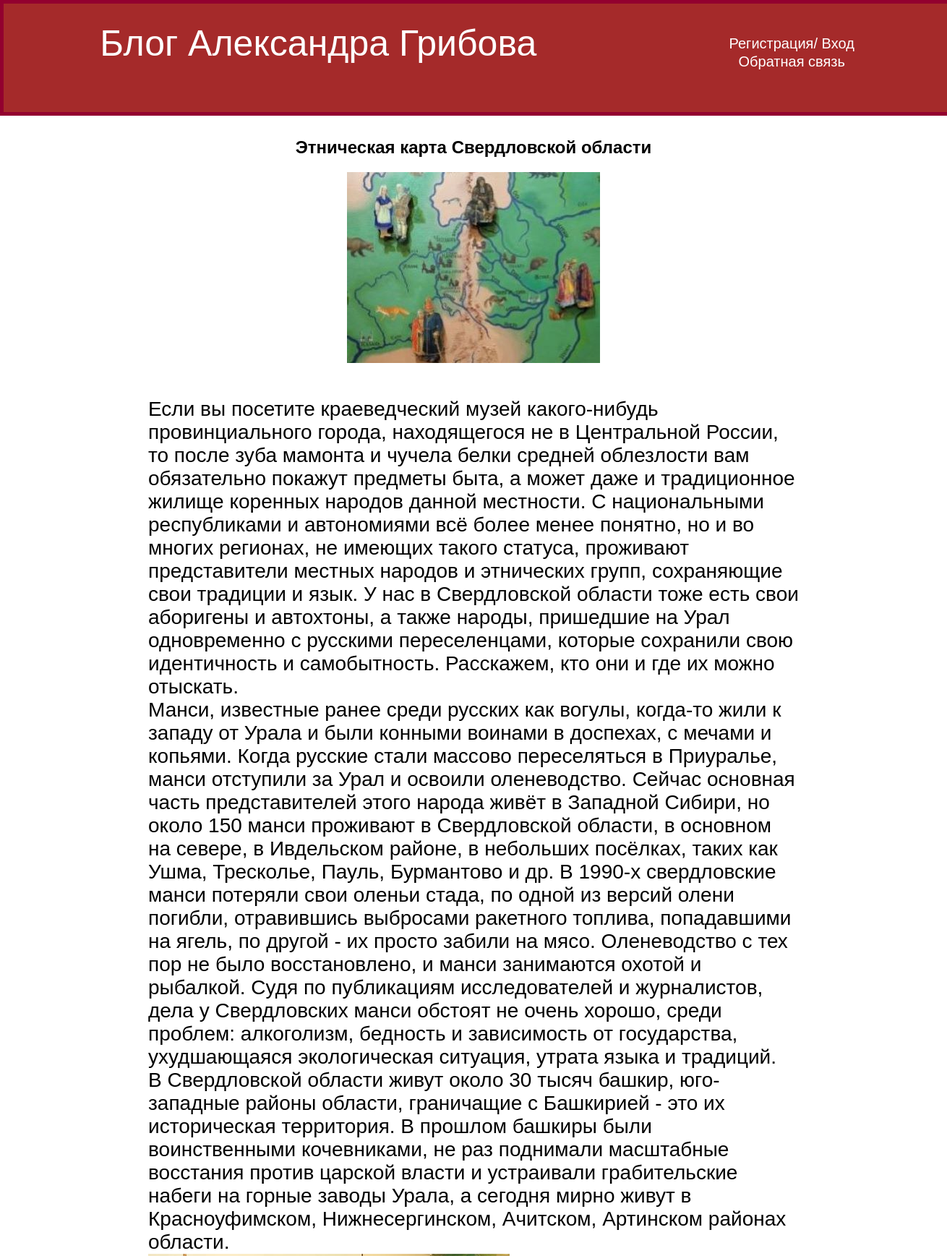
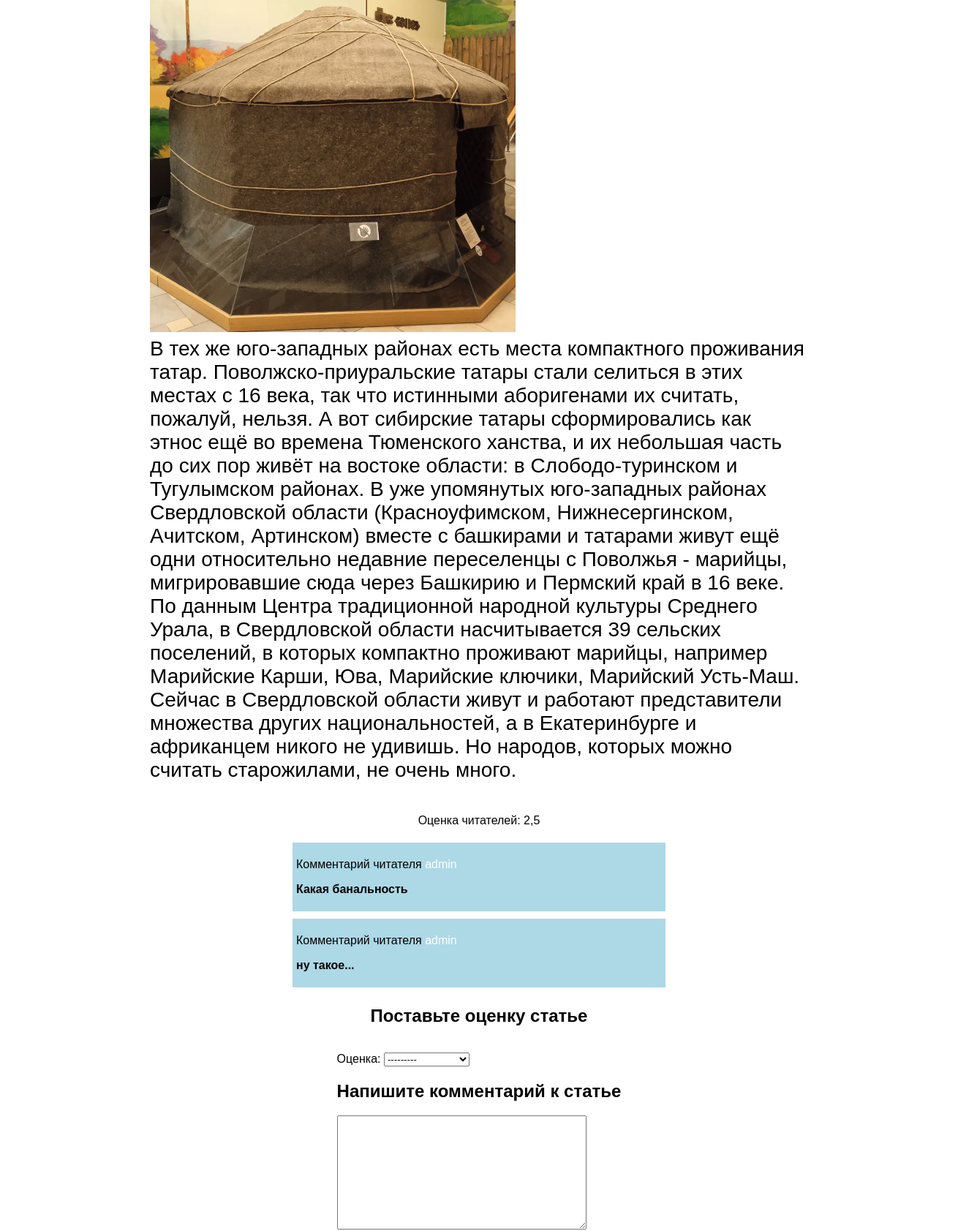
Page /details/3/ (upper part) on the committed database (2 pictures, top to bottom).
### articles/models.py (models this page shows, shortened)
class Articles(models.Model):
    objects = None
    title = models.CharField(max_length=200)
    title_pic = models.ImageField(upload_to='articles/images/')
    art_text = models.TextField()
    average_rating = models.FloatField(default=0, null=True, blank=True)

class PostFeedback(models.Model):
    feedback = models.TextField()
    commentator = models.ForeignKey(Profile, on_delete=models.CASCADE)
    article = models.ForeignKey(Articles, on_delete=models.CASCADE)
    def __str__(self):
        return self.feedback

### readers/models.py (models this page shows)
class Profile(models.Model):
    user = models.OneToOneField(User, on_delete=models.CASCADE, null=True, blank=True)
    name = models.CharField(max_length=200, null=True, blank=True)
    info = models.TextField(null=True, blank=True)
    profile_image = models.ImageField(upload_to='readers/', default='readers/default.png')
    created = models.DateTimeField(auto_now_add=True)
    def __str__(self):
        return self.name

### articles/views.py (the view, shortened to what this page needs)
# urls.py: path('<int:pk>/', views.detail, name='detail'),
def detail(request, pk):
    art = Articles.objects.get(id=pk)
    qs = art.rating_set.aggregate(Avg("rating"))['rating__avg']
    if qs is not None:
        avg_rating = round(qs, 2)
        art.average_rating = avg_rating
        art.save()
    else:
        avg_rating = 0
    form = PostFeedbackForm()
    form2 = RatingForm()
    return render(request, 'articles/details.html', {'art': art, 'form': form, "form2": form2, "avg_rating": avg_rating})

### articles/forms.py
class PostFeedbackForm(ModelForm):
    class Meta:
        model = PostFeedback
        fields = ['feedback']
        labels = {
            'feedback': '',
        }

class RatingForm(ModelForm):
    class Meta:
        model = Rating
        fields = ["rating"]
        labels = {"rating": "Оценка"}

### articles/templates/articles/details.html (shortened to what this page needs)
{% extends 'articles/base.html' %}
{% load static %}
{% block content %}
<div class="element2 high">
    <div class="title2">
        <h2 class="top2">{{ art.title }}</h2>
        <p class="img2"><img src="{{ art.title_pic.url }}" alt=""></p>
    </div>
        <p class="text2">{{ art.art_text|safe }}</p>
        <p class="rating">Оценка читателей: {{ avg_rating }} </p>
        {% for feed in art.postfeedback_set.all %}
        <div class="postfeedsection">
        <p> Комментарий читателя <a href="{% url 'profile' feed.commentator.id %}">{{ feed.commentator }}</a></p>
        <p class="postedfeed">{{ feed }}</p>
        </div>
        {% endfor %}
    <h2 class="feed">Поставьте оценку статье</h2>
    <form method="post">
        {{ form2.as_p }}
    <h2 class="feed">Напишите комментарий к статье</h2>
        {{ form.as_p }}
    </form>
</div>
{% endblock %}

### articles/static/css/style.css (style rules this page uses)
body { margin: 0; font-family: sans-serif; min-width: 1300px; }
.text2 { width: 900px; font-size: 28px; }
.element2 { display: flex; flex-direction: column; align-items: center; }
.element2.high { padding-top: 170px; }
a { text-decoration: none; color: white; }
.title2 { text-align: center; }
.postedfeed { font-weight: bold; }
.postfeedsection { background: lightblue; margin: 5px 5px; padding: 5px 5px; width: 500px; }

### rows in the picture
Articles: title "Этническая карта Свердловской области", title_pic (picture), art_text "Если вы посетите краеведческий музей какого-нибудь провинциального города, находящегося не в Центральной России, то после зуба мамонта и чучела белки средней облезлости вам обязательно покажут предметы быта, а может даже и традиционное жилище коренных народов данной местности. С национальными республиками и автономиями всё более менее понятно, но и во многих регионах, не имеющих такого статуса, проживают представители местных народов и этнических групп, сохраняющие свои традиции и язык. У нас в Свердловской области тоже есть свои аборигены и автохтоны, а также народы, пришедшие на Урал одновременно с русскими переселенцами, которые сохранили свою идентичность и самобытность. Расскажем, кто…", art_text (picture), average_rating "2,5"
PostFeedback: commentator "admin", feedback "Какая банальность"
PostFeedback: commentator "admin", feedback "ну такое..."
